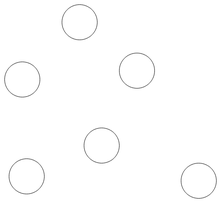
#> input picture MRO_1/a.png, 221 x 203 px, shrunk from 501 x 461 before the run
$ jupyter execute --allow-errors MRO_1.ipynb
#> lines starting #> are read from the running program, lines starting #| are printed output that depends on the picture
[cell 1]
import numpy as np
import cv2 as cv
import matplotlib.pyplot as plt
import time
import sys

[cell 2]
accumulator_kernel = 20
gaussian_kernel = 3
max_detection_radius = 100
intensity_threshold=60

[cell 3]
def drawPixel(x, y, pixelData, width, height):
    if x < height and y < width:
        pixelData[x,y] += 1
    return pixelData


# [27 lines left out: functions paint_pixels, draw_circle, not called in this run]

def accumulator_data(x0, y0, radius, pixelData, width, height):
    ''' This is the implementation of Midpoint Circle Algorithm. Refer the report for more details. '''
    x = radius
    y = 0
    decisionOver2 = 1 - x   # Decision criterion divided by 2 evaluated at x=r, y=0

    while x >= y:
        pixelData = drawPixel(x + x0, y + y0, pixelData, width, height)
        pixelData = drawPixel(y + x0, x + y0, pixelData, width, height)
        pixelData = drawPixel(-x + x0, y + y0, pixelData, width, height)
        pixelData = drawPixel(-y + x0, x + y0, pixelData, width, height)
        pixelData = drawPixel(-x + x0, -y + y0, pixelData, width, height)
        pixelData = drawPixel(-y + x0, -x + y0, pixelData, width, height)
        pixelData = drawPixel(x + x0, -y + y0, pixelData, width, height)
        pixelData = drawPixel(y + x0, -x + y0, pixelData, width, height)
        y+=1
        if decisionOver2 <= 0:
            decisionOver2 += 2 * y + 1 # Change in decision criterion for y -> y+1
        else:
            x-=1
            decisionOver2 += 2 * (y - x) + 1 # Change for y -> y+1, x -> x-1
    return pixelData

def get_edge_locations(edged_image):
    edges = np.where(edged_image==255)
    return edges

def get_max_possible_radius(edges, max_detection_radius):
    xmin = min(edges[0])
    xmax = max(edges[0])

    ymin = min(edges[1])
    ymax = max(edges[1])

    return min(min(xmax-xmin, ymax-ymin)/2,max_detection_radius)

def construct_accumulator_array(edges, width, height, max_radius):
    acc_array = np.zeros(((height,width,max_radius)))
    for radius in range(5, max_radius):
        for i in range(0,len(edges[0])):
            x=edges[0][i]
            y=edges[1][i]
            acc_array[:,:,radius] = accumulator_data(x,y,radius, acc_array[:,:,radius], width, height)
    return acc_array

# [28 lines left out: function threshold_accumulator_plot_circles, not called in this run]

# Normal scenario

[cell 4]
src = cv.imread(cv.samples.findFile('a.png'))
#> src is the input picture: shape (203, 221, 3); min 147, max 255, mean 253.3

[cell 5]
gray_image = cv.cvtColor(src, cv.COLOR_BGR2GRAY)
plt.imshow(gray_image,cmap='gray')
gray_image.shape
#> Out = (203, 221)

[cell 6]
output = src.copy()
blur_image = cv.GaussianBlur(gray_image,(gaussian_kernel,gaussian_kernel),0)
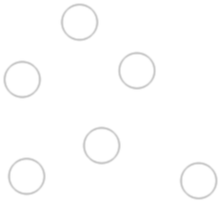
#> blur_image: shape (203, 221); min 200, max 255, mean 253.3
plt.imshow(blur_image,cmap='gray')

[cell 7]
edged_image = cv.Canny(blur_image,3,3)
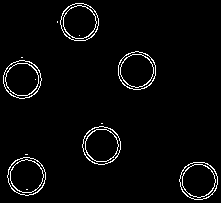
#> edged_image: shape (203, 221); 3.2% white in thin lines or dots
plt.imshow(edged_image)
height,width = edged_image.shape
#> height = 203; width = 221
edges = get_edge_locations(edged_image)
#> in get_edge_locations, `edges = np.where(edged_image==255)`: edges = 1443 positions, rows 3 to 199, columns 3 to 217
#> edges = 1443 positions, rows 3 to 199, columns 3 to 217

[cell 8]
max_radius = get_max_possible_radius(edges, max_detection_radius)
#> in get_max_possible_radius, `xmin = min(edges[0])`: xmin = 3
#> in get_max_possible_radius, `xmax = max(edges[0])`: xmax = 199
#> in get_max_possible_radius, `ymin = min(edges[1])`: ymin = 3
#> in get_max_possible_radius, `ymax = max(edges[1])`: ymax = 217
#> max_radius = 98
max_radius
#> Out = 98

#> (a cell that did not finish here is left out)


#> (a cell that did not finish here is left out)

#> (a cell that did not finish here is left out)

W tym scenariuszu transformata została skalibrowana, również zweryfikowałem czy kod działa poprawnie. W akumulatorze transformaty widzimy że najwięcej głosów ozyskały miejsca pokrywające się z położeniem okręgów. Widać również jak transformata `szuka` okręgów o większym jak i mniejszym promieniu. Zostało zastosowane delikatne rozmycie aby okręgi były trochę grubsze.

# Strong Blur scenario

[cell 12]
src = cv.imread(cv.samples.findFile('a.png'))

[cell 13]
gray_image = cv.cvtColor(src, cv.COLOR_BGR2GRAY)
plt.imshow(gray_image,cmap='gray')
gray_image.shape
#> Out = (203, 221)

[cell 14]
output = src.copy()
blur_image = cv.GaussianBlur(gray_image,(63,63),0)
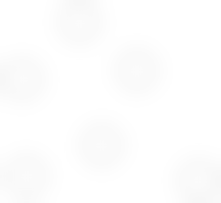
#> blur_image: shape (203, 221); min 247, max 255, mean 253.3
plt.imshow(blur_image,cmap='gray')

 Z tak mocno rozmytym obrazem trudno jest nawet wykryć krawędzie

[cell 15]
edged_image = cv.Canny(blur_image,3,3)
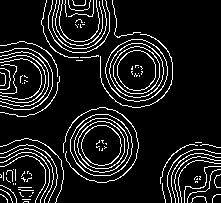
#> edged_image: shape (203, 221); 10.9% white in thin lines or dots
plt.imshow(edged_image)
height,width = edged_image.shape
edges = get_edge_locations(edged_image)
#> edges = 4890 positions, rows 0 to 202, columns 0 to 220
plt.imshow(edged_image)

[cell 16]
max_radius = get_max_possible_radius(edges, max_detection_radius)
#> max_radius = 100
max_radius
#> Out = 100

[cell 17]
acc_array = construct_accumulator_array(edges, width, height, max_radius)
